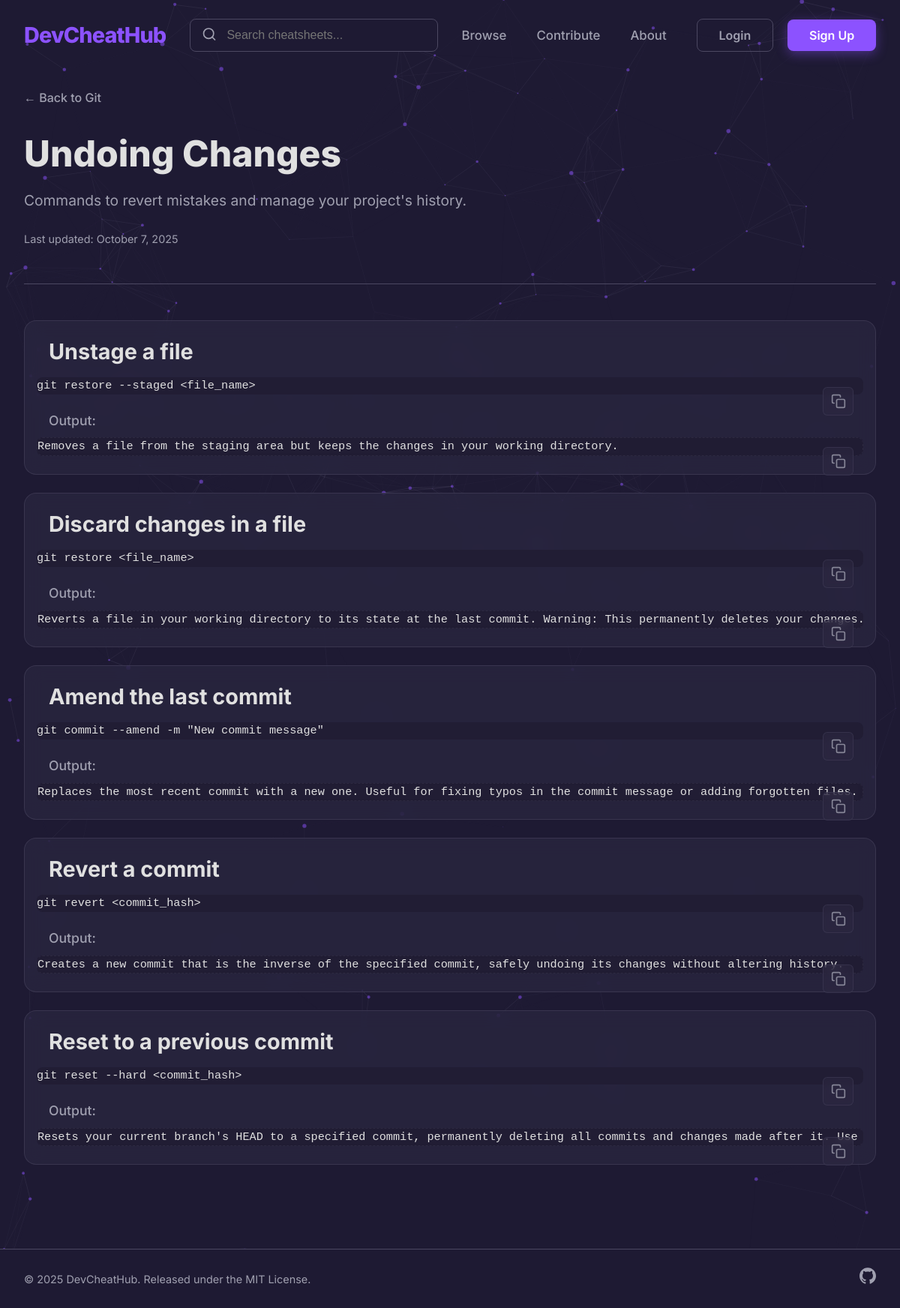
/cheatsheet/undoing-changes/, run on the app's committed database.
### core/models.py (models this page shows, shortened)
class CheatSheet(models.Model):
    STATUS_CHOICES = [
        ('PENDING', 'Pending Review'),
        ('APPROVED', 'Approved'),
        ('REJECTED', 'Rejected'),
    ]
    author = models.ForeignKey(User, on_delete=models.CASCADE)
    category = models.ForeignKey(Category, related_name="cheatsheets", on_delete=models.CASCADE)
    title = models.CharField(max_length=200)
    description = models.TextField(help_text="A brief description of the cheatsheet.")
    status = models.CharField(max_length=10, choices=STATUS_CHOICES, default='PENDING')
    slug = models.SlugField(max_length=200, unique=True, blank=True)
    created_at = models.DateTimeField(auto_now_add=True)
    updated_at = models.DateTimeField(auto_now=True)

class Category(models.Model):
    name = models.CharField(max_length=100, unique=True)
    slug = models.SlugField(max_length=100, unique=True, blank=True)
    parent = models.ForeignKey(
        'self',
        on_delete=models.CASCADE,
        null=True,
        blank=True,
        related_name='subcategories'
    )
    order = models.PositiveIntegerField(default=0)
    icon = models.FileField(upload_to='category_icons/', null=True, blank=True)
    class Meta:
        verbose_name_plural = "Categories"
        ordering = ['order']

class CodeSnippet(models.Model):
    cheatsheet = models.ForeignKey(CheatSheet, related_name="snippets", on_delete=models.CASCADE)
    title = models.CharField(max_length=200)
    code = models.TextField()
    output = models.TextField(null=True, blank=True)
    language = models.CharField(max_length=50, help_text="e.g., python, bash, javascript")

### core/views.py (the view)
# urls.py: path('cheatsheet/<slug:cheatsheet_slug>/', views.cheatsheet_detail, name='cheatsheet_detail'),
def cheatsheet_detail(request, cheatsheet_slug):
    cheatsheet = get_object_or_404(CheatSheet, slug=cheatsheet_slug)
    context = {
        'cheatsheet': cheatsheet
    }
    return render(request, 'core/cheatsheet_detail.html', context)

### templates/core/cheatsheet_detail.html (shortened to what this page needs)
{% extends "base.html" %}
{% load static %}
{% block content %}
<div class="container">
    <a href="{% url 'category_detail' cheatsheet.category.slug %}" class="breadcrumb">&larr; Back to {{ cheatsheet.category.name }}</a>
    <h1 class="page-title">{{ cheatsheet.title }}</h1>
    <p class="cheatsheet-description">{{ cheatsheet.description }}</p>
    <small class="timestamp">Last updated: {{ cheatsheet.updated_at|date:"F j, Y" }}</small>
    {% for snippet in cheatsheet.snippets.all %}
    <div class="snippet-container">
        <h2>{{ snippet.title }}</h2>
        <div class="code-block-wrapper">
            <button class="copy-btn" title="Copy to clipboard">
            </button>
            <div class="code-block">
                <pre><code class="language-{{ snippet.language }}">{{ snippet.code }}</code></pre>
            </div>
        </div>
        {% if snippet.output %}
            <h3>Output:</h3>
            <div class="code-block-wrapper">
                <button class="copy-btn" title="Copy to clipboard">
                </button>
                <div class="code-block output-block">
                    <pre><code>{{ snippet.output }}</code></pre>
                </div>
            </div>
        {% endif %}
    </div>
    {% endfor %}
</div>
{% endblock %}

### templates/base.html (shortened to what this page needs)
{% load static %}
<!DOCTYPE html>
<html lang="en">
<head>
    <link rel="stylesheet" href="{% static 'css/styles.css' %}">
    <link rel="stylesheet" href="https://cdnjs.cloudflare.com/ajax/libs/codemirror/5.65.2/codemirror.min.css">
    <link rel="stylesheet" href="https://cdnjs.cloudflare.com/ajax/libs/codemirror/5.65.2/theme/dracula.min.css">
    <link rel="stylesheet" href="//cdnjs.cloudflare.com/ajax/libs/highlight.js/11.7.0/styles/atom-one-dark.min.css">
</head>
<body class="{% block body_class %}{% endblock %}">
    <div id="particles-js"></div>
    {% block header %}
        <header class="main-header">
            <nav class="header-nav container">
                <a href="{% url 'category_list' %}" class="logo">DevCheatHub</a>
                <div class="nav-search">
                    <form method="get" action="{% url 'search_results' %}">
                        <input type="search" name="q" placeholder="Search cheatsheets...">
                        <button type="submit" aria-label="Search">
                            <svg width="20" height="20" viewBox="0 0 24 24" fill="none" stroke="currentColor" stroke-width="2" stroke-linecap="round" stroke-linejoin="round"><circle cx="11" cy="11" r="8"></circle><line x1="21" y1="21" x2="16.65" y2="16.65"></line></svg>
                        </button>
                    </form>
                </div>
                <div class="nav-menu">
                    <div class="nav-center">
                        <a href="{% url 'category_list' %}">Browse</a>
                        <a href="{% url 'contribute' %}">Contribute</a>
                        <a href="{% url 'about' %}">About</a>
                    </div>
                    <div class="nav-auth">
                        {% if user.is_authenticated %}
                            <a href="{% url 'profile' %}" class="welcome-text">Hello, {{ user.username }}</a>
                            <form action="{% url 'logout' %}" method="post" style="display: inline;">
                                {% csrf_token %}
                                <button type="submit" class="btn btn-secondary">Logout</button>
                            </form>
                        {% else %}
                            <a href="{% url 'login' %}" class="btn btn-secondary">Login</a>
                            <a href="{% url 'register' %}" class="btn btn-primary">Sign Up</a>
                        {% endif %}
                    </div>
                </div>
            </nav>
        </header>
    {% endblock header %}
    <main id="page-content">
        {% block content %}
        {% endblock %}
    </main>
    <footer class="site-footer">
        <div class="container footer-content-simple">
            <p class="footer-copyright">&copy; {% now "Y" %} DevCheatHub. Released under the MIT License.</p>
            <div class="footer-socials">
                <a href="https://github.com/sasidharakurathi/devcheathub" target="_blank" aria-label="GitHub">
                </a>
            </div>
        </div>
    </footer>
</body>
</html>

### data on the page
CheatSheet: category.name "Git"
CodeSnippet: title "Unstage a file", code "git restore --staged <file_name>", output "Removes a file from the staging area but keeps the changes in your working directory."
CodeSnippet: title "Discard changes in a file", code "git restore <file_name>", output "Reverts a file in your working directory to its state at the last commit. Warning: This permanently deletes your…"
CodeSnippet: title "Amend the last commit", code "git commit --amend -m \"New commit message\"", output "Replaces the most recent commit with a new one. Useful for fixing typos in the commit message or adding forgotten files."
CodeSnippet: title "Revert a commit", code "git revert <commit_hash>", output "Creates a new commit that is the inverse of the specified commit, safely undoing its changes without altering history."
CodeSnippet: title "Reset to a previous commit", code "git reset --hard <commit_hash>", output "Resets your current branch's HEAD to a specified commit, permanently deleting all commits and changes made after it. Use…"
